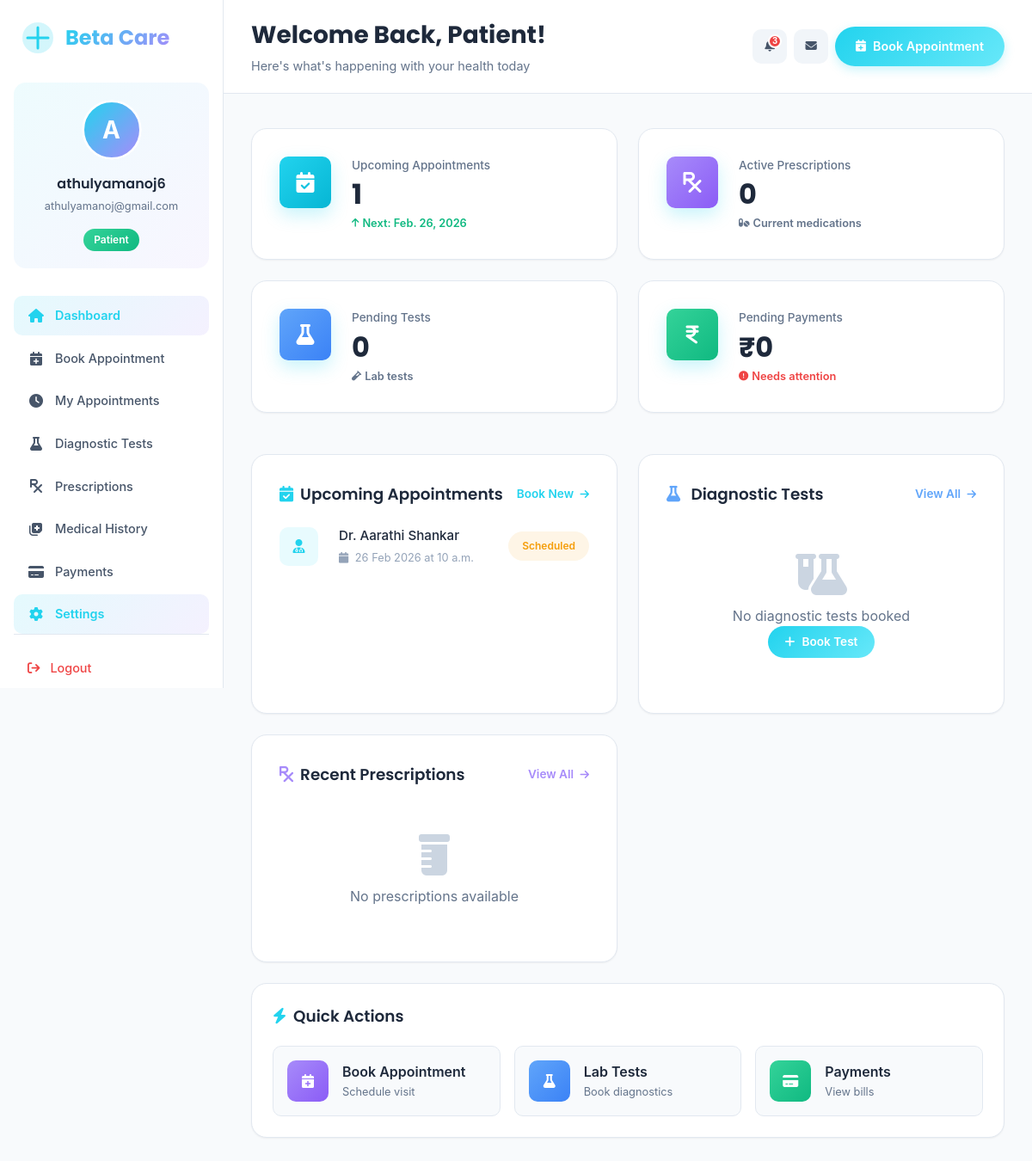
Before: /dashboard/patient/ (signed in) with the older database file.
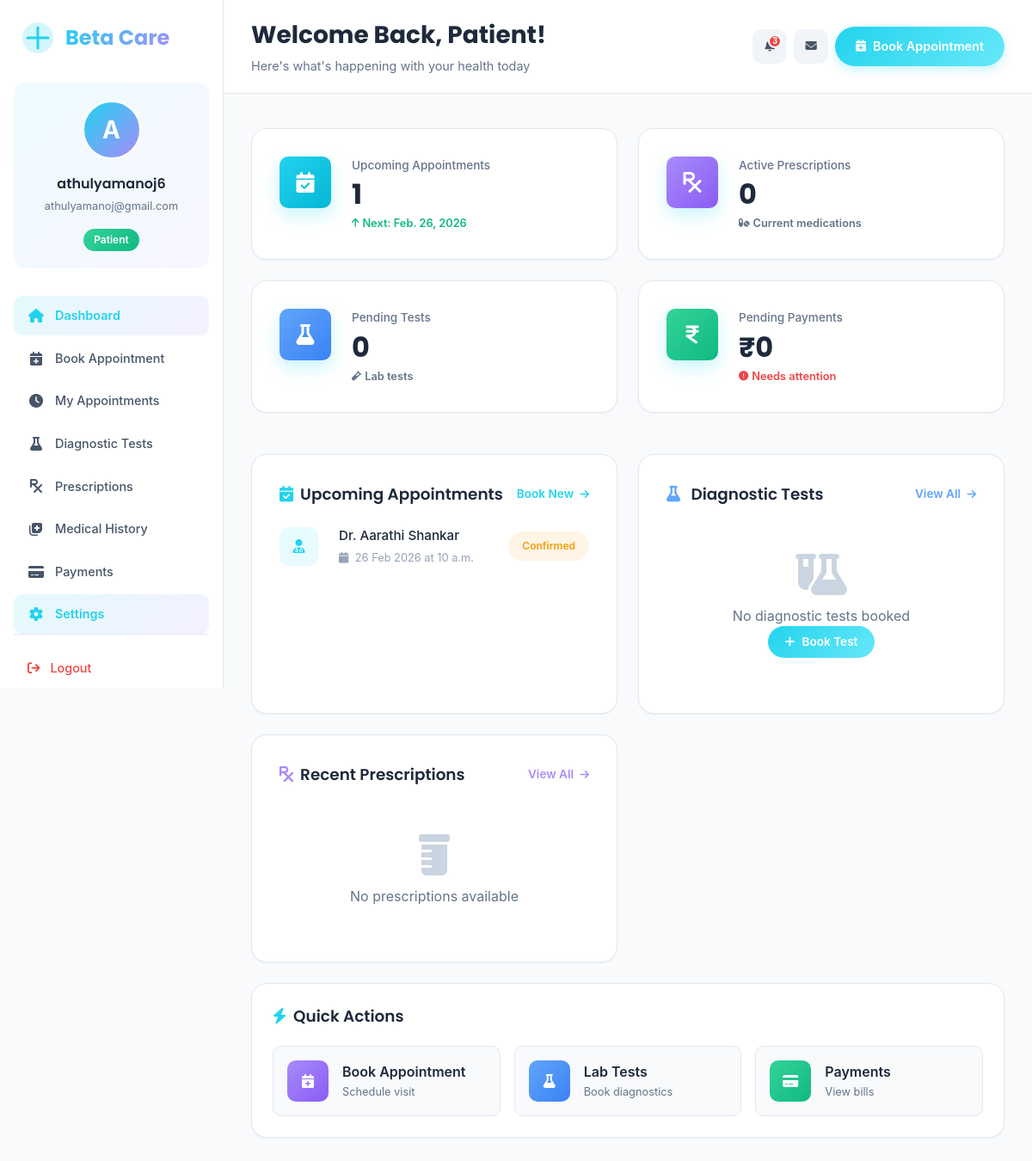
After: the same page with the newer database file.
### core/models.py (models this page shows, shortened)
class Appointment(models.Model):
    STATUS_CHOICES = [
        ('Pending Payment', 'Pending Payment'),  # Initial status when appointment is created
        ('Scheduled', 'Scheduled'),              # After payment is completed
        ('Confirmed', 'Confirmed'),              # Doctor confirmed
        ('Completed', 'Completed'),              # Appointment finished
        ('Cancelled', 'Cancelled'),              # Appointment cancelled
        ('No Show', 'No Show'),                  # Patient didn't show up
    ]
    patient = models.ForeignKey(PatientProfile, on_delete=models.CASCADE)
    doctor = models.ForeignKey(DoctorProfile, on_delete=models.CASCADE)
    appointment_date = models.DateField()
    appointment_time = models.TimeField()
    reason = models.CharField(max_length=255)
    status = models.CharField(
        max_length=20,
        choices=STATUS_CHOICES,
        default="Pending Payment"  # Changed default
    )
    created_at = models.DateTimeField(auto_now_add=True)

class DoctorProfile(models.Model):
    user = models.OneToOneField(User, on_delete=models.CASCADE)
    department = models.CharField(max_length=100)
    specialization = models.CharField(max_length=100)
    license_number = models.CharField(max_length=50, blank=True, default="")
    experience = models.PositiveIntegerField(default=0, help_text="Years of experience")
    consultation_fee = models.DecimalField(
    max_digits=8,
    decimal_places=2,
    default=0.00,  # default value for new and existing rows
    help_text="Fee in INR"
)
    phone = models.CharField(max_length=15)
    bio = models.TextField(blank=True)
    status = models.CharField(max_length=20, default="Active")

### core/views.py (the view)
# urls.py: path('dashboard/patient/', views.patient_dashboard, name='patient_dashboard'),
@login_required
def patient_dashboard(request):
    try:
        patient_profile = PatientProfile.objects.get(user=request.user)
    except PatientProfile.DoesNotExist:
        patient_profile = None
    context = {
        'upcoming_appointments_count': 0,
        'next_appointment': None,
        'prescriptions_count': 0,
        'pending_tests_count': 0,
        'pending_payment_amount': 0,
        'upcoming_appointments': [],
        'recent_prescriptions': [],
    }
    diagnostic_bookings = TestBooking.objects.filter(
        patient=patient_profile
    ).order_by('-booking_date')[:5]
    context = {
        'diagnostic_bookings': diagnostic_bookings,
    }
    if patient_profile:
        today = date.today()
        upcoming_appointments = Appointment.objects.filter(
            patient=patient_profile,
            appointment_date__gte=today,
            status__in=['Scheduled', 'Confirmed']
        ).select_related('doctor', 'doctor__user').order_by('appointment_date', 'appointment_time')
        context['upcoming_appointments_count'] = upcoming_appointments.count()
        context['upcoming_appointments'] = upcoming_appointments[:5]  # Limit to 5
        context['next_appointment'] = upcoming_appointments.first()
        prescriptions = Prescription.objects.filter(
            patient=patient_profile
        ).select_related('doctor', 'doctor__user')
        context['prescriptions_count'] = prescriptions.count()
        context['recent_prescriptions'] = prescriptions.order_by('-created_at')[:5]  # Latest 5
        pending_tests = TestBooking.objects.filter(
            patient=patient_profile,
            status__in=['Booked', 'Pending']
        )
        context['pending_tests_count'] = pending_tests.count()
        pending_payments = Payment.objects.filter(
            patient=patient_profile,
            payment_status='Pending'
        ).aggregate(total=Sum('amount'))
        context['pending_payment_amount'] = pending_payments['total'] or 0
    return render(request, 'core/dashboard/patient_dashboard.html', context)

### core/templates/core/dashboard/patient_dashboard.html (shortened to what the changed rows need)
{% load static %}
<!DOCTYPE html>
<html lang="en">
<head>
    <link href="https://cdnjs.cloudflare.com/ajax/libs/font-awesome/6.5.0/css/all.min.css" rel="stylesheet">
    <link rel="stylesheet" href="{% static 'core/css/admin.css' %}">
</head>
<body>
    <div class="medical-dashboard">
        <main class="medical-main">
            <header class="medical-header">
                <div class="header-left">
                    <h1 class="page-title">Welcome Back, {{ request.user.first_name|default:"Patient" }}!</h1>
                </div>
            </header>
            <div class="medical-content">
                <div class="stats-grid">
                    <div class="stat-card">
                        <div class="stat-info">
                            <p class="stat-change positive">
                                <i class="fa-solid fa-arrow-up"></i>
                                <span>Next: {% if next_appointment %}{{ next_appointment.appointment_date }}{% else %}None{% endif %}</span>
                            </p>
                        </div>
                    </div>
                </div>
                <div class="info-grid">
                    <div class="info-card">
                        {% if upcoming_appointments %}
                        <div class="activity-list">
                            {% for appointment in upcoming_appointments %}
                            <div class="activity-item">
                                <div class="activity-icon" style="background: rgba(34, 211, 238, 0.1);">
                                    <i class="fa-solid fa-user-doctor" style="color: var(--medical-cyan);"></i>
                                </div>
                                <div class="activity-content">
                                    <p class="activity-text">Dr. {{ appointment.doctor.user.get_full_name }}</p>
                                    <p class="activity-time">
                                        <i class="fa-solid fa-calendar" style="margin-right:4px;"></i>
                                        {{ appointment.appointment_date|date:"d M Y" }} at {{ appointment.appointment_time }}
                                    </p>
                                </div>
                                <span class="status-badge status-pending" style="font-size:0.75rem;">
                                    {{ appointment.status }}
                                </span>
                            </div>
                            {% endfor %}
                        </div>
                        {% endif %}
                    </div>
                </div>
            </div>
        </main>
    </div>
</body>
</html>

Changed rows visible on the page:
changed Appointment "Aarathi Shankar": status "Scheduled" → "Confirmed"
